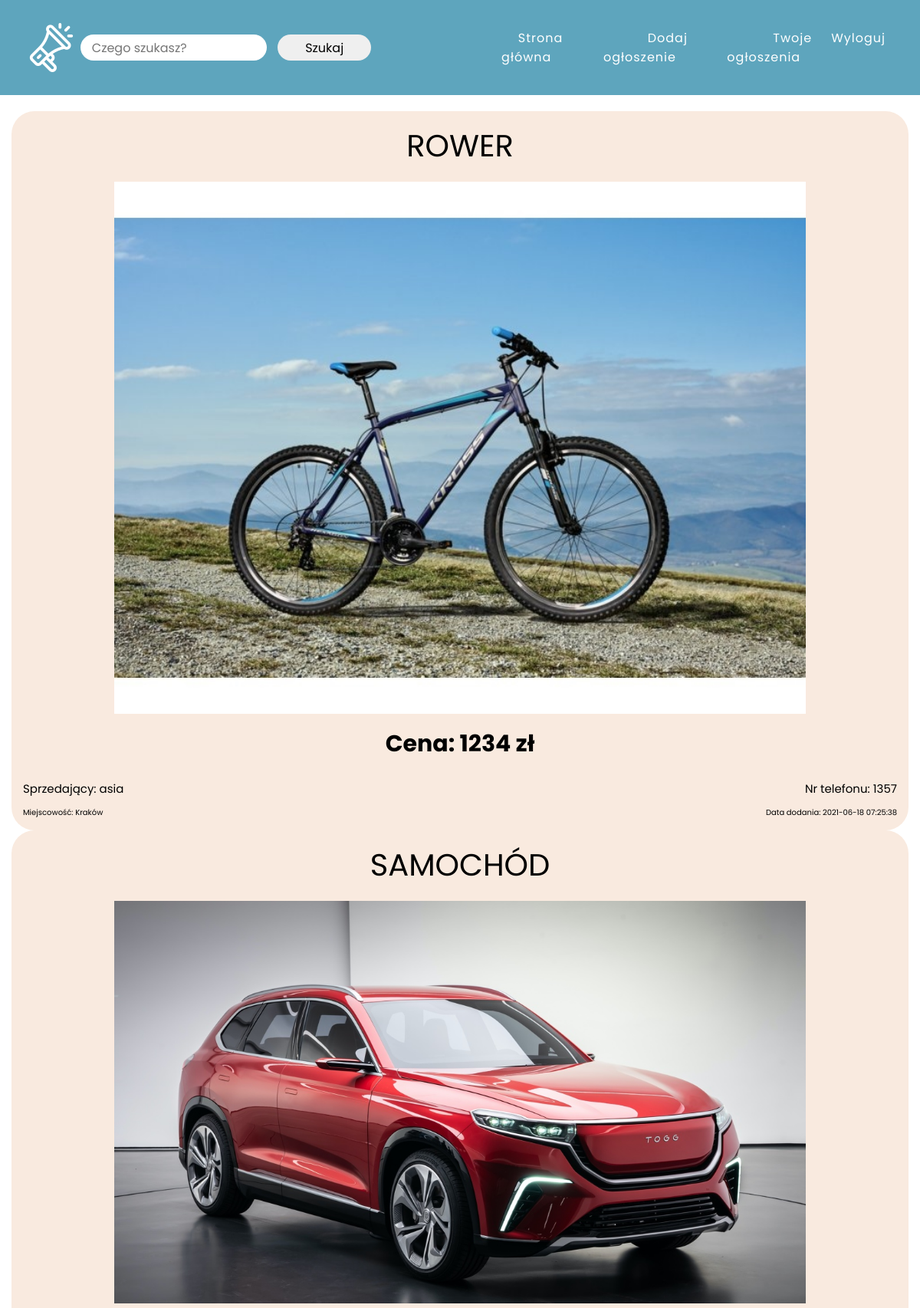
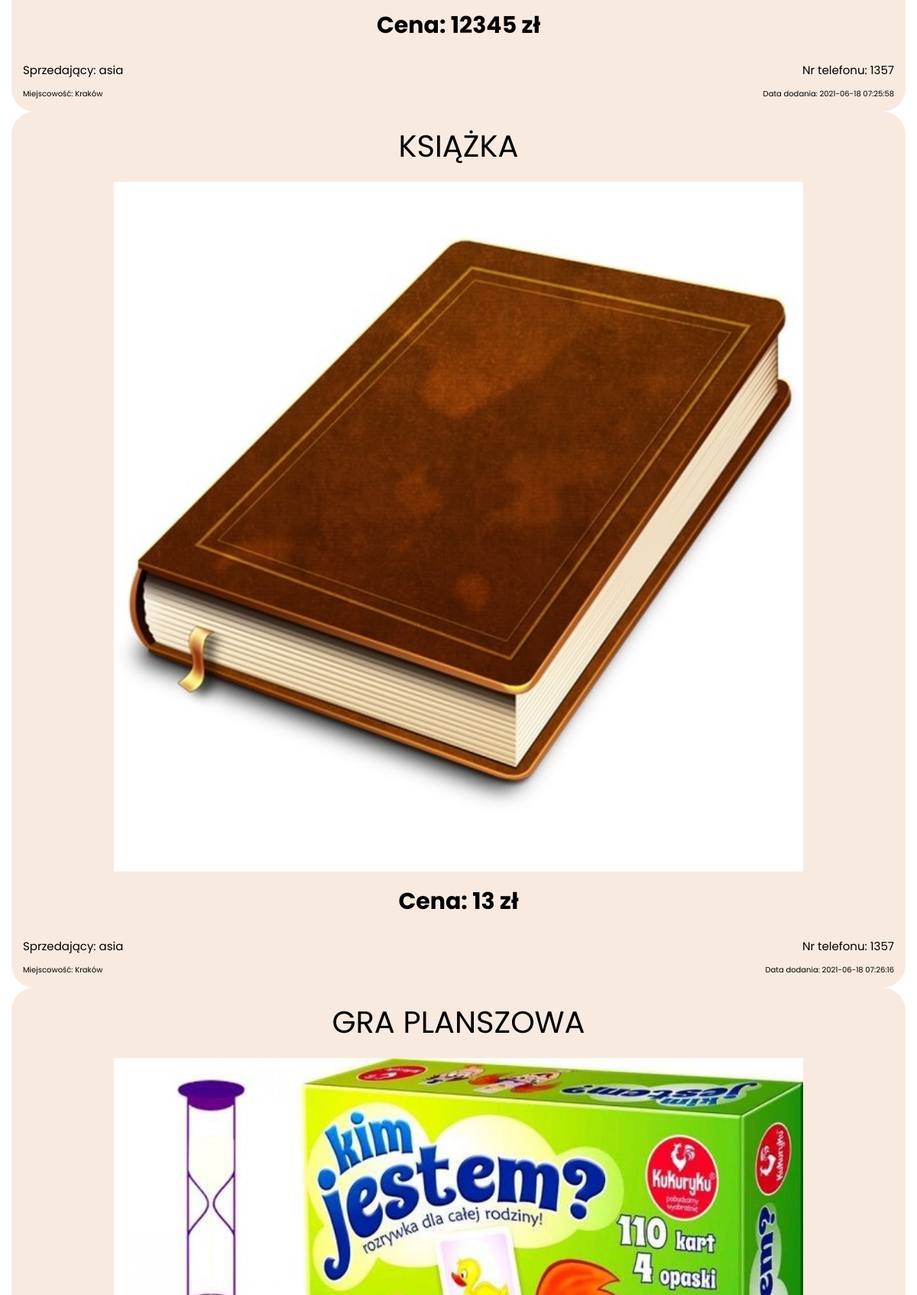
The app's page /userSite.php (signed in, upper part) with its own data (2 pictures, top to bottom).
### tables this page shows
CREATE TABLE `adverts` (
  `add_id` int(11) NOT NULL,
  `title` varchar(255) NOT NULL,
  `image` varchar(100) NOT NULL,
  `description` varchar(255) NOT NULL,
  `price` text NOT NULL,
  `category` varchar(100) NOT NULL,
  `addDate` timestamp NOT NULL DEFAULT current_timestamp() ON UPDATE current_timestamp(),
  `username` varchar(100) NOT NULL,
  `phone_no` int(9) NOT NULL,
  `city` varchar(100) NOT NULL
);

### userSite.php (the view, shortened to what this page needs)
<?php
include 'config.php';
$result = mysqli_query($conn, "SELECT * FROM adverts");
?>
<!DOCTYPE html>
<html lang="pl">
<head>
    <link rel="stylesheet" href="css/style.css">
</head>
<body>
    <header>
        <a class="logo" href="userSite.php">
          <img src="images/logo-white.png">
        </a>
        <div class="search text-center">
          <form action="" method="POST">
              <input type="search" name="search" placeholder="Czego szukasz?" required>
              <input type="submit" name="submit" value="Szukaj" class="btn">
          </form>
        </div>
          <ul>
              <li><a href="userSite.php">Strona główna</a></li>
            	<li><a href="advert.php">Dodaj ogłoszenie</a></li>
              <li><a href="#">Twoje ogłoszenia</a></li>
              <li><a href="logout.php">Wyloguj</a></li>
          </ul>
    </header>
    <section class="gallery">
            	  <?php
    						while ($row = mysqli_fetch_array($result)) {
                echo "<div class='adds'>";
                echo "<table style='width: 100%'>";
                echo "<tr>";
                echo "<td class = add-title colspan='2'>".$row['title']."</td>";
                echo "</tr>";
                echo "<tr>";
                echo "<td colspan='2'><img class='advert' src='images/".$row['image']."' ></td>";
                echo "</tr>";
                echo "<tr>";
                echo "<td style='text-align:center; font-size: 30px; font-weight: bold;' colspan='2'>Cena: ".$row['price']." zł</td>";
                echo "</tr>";
                echo "<tr>";
                echo "<td style='text-align:center' colspan='2'>".$row['text']."</td>";
                echo "</tr>";
                echo "<tr>";
                echo "<td style='text-align:left; font-size: 15px;'>Sprzedający: ".$row['username']."</td>";
                echo "<td style='text-align:right; font-size: 15px;'>Nr telefonu: ".$row['phone_no']."</td>";
                echo "</tr>";
                echo "<tr>";
                echo "<td style='text-align:left; font-size: 10px;'>Miejscowość: ".$row['city']."</td>";
                echo "<td style='text-align:right; font-size: 10px;'>Data dodania: ".$row['addDate']."</td>";
                echo "</tr>";
                echo "</table>";
                echo "</div>";
    						}
  						?>
    </section>
</body>
</html>

### css/style.css (style rules this page uses)
* { margin: 0; padding: 5px; box-sizing: border-box; font-family: 'Poppins', sans-serif; }
body { background: #fff; min-height: 100vh; }
header { position: fixed; display: flex; top: 0; left: 0; align-items: center; z-index: 100000; width: 100%; padding: 20px 20px; background: #5EA5BD; justify-content: space-between; transition: 0.6s; }
header .logo { position: relative; width: 3%; color: #fff; display: flex; justify-content: center; align-items: center; transition: 0.6s; margin-left: 30px; }
header ul { position: relative; display: flex; justify-content: center; text-align: right; transition: 0.6s; }
header ul li { position: relative; list-style: none; }
header ul li a { position: relative; margin: 0 10px; text-decoration: none; color: #fff; letter-spacing: 1px; font-weight: 800px; transition: 0.6s; }
.search { width: 50%; background-position: center; }
.search input[type="search"] { width: 50%; padding: 1%; font-size: 1rem; border: none; border-radius: 30px; padding-left: 15px; margin: 0 10px; }
.search input[type="submit"] { width: 25%; padding: 1%; font-size: 1rem; border: none; border-radius: 30px; }
.gallery { width: 100%; height: 100vh; position: center; background-size: cover; margin-top: 130px; }
.adds { background-color: #F9EADF; color: #000; font-size: 20px; border-radius: 30px; padding: 3px; margin: auto; display: flex; justify-content: center; }
.add-title { text-align:center; font-size: 40px; text-transform: uppercase; }
.advert { width: 80%; display: flex; justify-content: center; margin: auto; }

### records on screen
adverts: title "ROWER", image (picture), price "1234", username "asia", phone_no "1357", city "Kraków", addDate "2021-06-18 07:25:38"
adverts: title "SAMOCHÓD", image (picture), price "12345", username "asia", phone_no "1357", city "Kraków", addDate "2021-06-18 07:25:58"
adverts: title "KSIĄŻKA", image (picture), price "13", username "asia", phone_no "1357", city "Kraków", addDate "2021-06-18 07:26:16"
adverts: title "GRA PLANSZOWA", image (picture)
